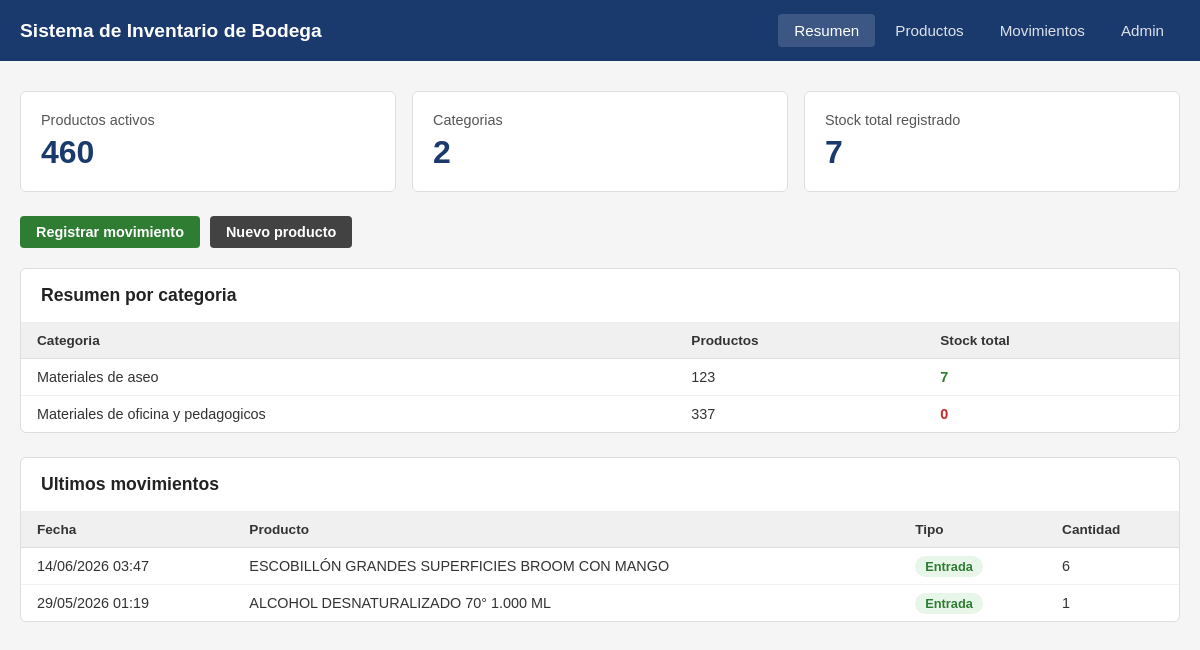
The app's page / (signed in) with its own data.
### gestion/models.py (models this page shows, shortened)
class CategoriaInsumo(models.Model):
    nombre = models.CharField(max_length=100, validators=[MinLengthValidator(2)])
    descripcion = models.TextField(blank=True)
    class Meta:
        verbose_name = 'Categoría'
        verbose_name_plural = 'Categorías'

class MovimientoInventario(models.Model):
    TIPO_CHOICES = [('ENTRADA', 'Entrada'), ('SALIDA', 'Salida')]
    producto = models.ForeignKey(ProductoBodega, on_delete=models.CASCADE)
    tipo = models.CharField(max_length=10, choices=TIPO_CHOICES)
    cantidad = models.PositiveIntegerField(validators=[MinValueValidator(1)])
    responsable = models.CharField(max_length=100, blank=True, default='')
    observacion = models.TextField(blank=True)
    fecha = models.DateTimeField(auto_now_add=True)
    class Meta:
        verbose_name = 'Movimiento'
        verbose_name_plural = 'Movimientos'
        ordering = ['-fecha']

class ProductoBodega(models.Model):
    codigo = models.CharField(max_length=30, unique=True)
    nombre = models.CharField(max_length=200, validators=[MinLengthValidator(2)])
    stock_actual = models.PositiveIntegerField(default=0, validators=[MinValueValidator(0)])
    categoria = models.ForeignKey(CategoriaInsumo, on_delete=models.SET_NULL, null=True)
    class Meta:
        verbose_name = 'Producto'
        verbose_name_plural = 'Productos'

### gestion/views.py (the view)
# urls.py: path('', views.resumen, name='resumen'),
@staff_member_required(login_url='/admin/login/')
def resumen(request):
    total_productos = ProductoBodega.objects.count()
    total_categorias = CategoriaInsumo.objects.count()
    stock_total = ProductoBodega.objects.aggregate(t=Sum('stock_actual'))['t'] or 0
    resumen_categorias = []
    for cat in CategoriaInsumo.objects.all():
        prods = ProductoBodega.objects.filter(categoria=cat)
        stock = prods.aggregate(t=Sum('stock_actual'))['t'] or 0
        resumen_categorias.append({
            'nombre': cat.nombre,
            'productos': prods.count(),
            'stock': stock,
        })
    ultimos_movimientos = MovimientoInventario.objects.select_related('producto').order_by('-fecha')[:10]
    return render(request, 'gestion/resumen.html', {
        'total_productos': total_productos,
        'total_categorias': total_categorias,
        'stock_total': stock_total,
        'resumen_categorias': resumen_categorias,
        'ultimos_movimientos': ultimos_movimientos,
    })

### templates/gestion/resumen.html (shortened to what this page needs)
{% extends "gestion/base.html" %}
{% block nav_resumen %}active{% endblock %}
{% block content %}
<div class="stats-row">
    <div class="stat-card">
        <div class="label">Productos activos</div>
        <div class="value">{{ total_productos }}</div>
    </div>
    <div class="stat-card">
        <div class="label">Categorias</div>
        <div class="value">{{ total_categorias }}</div>
    </div>
    <div class="stat-card">
        <div class="label">Stock total registrado</div>
        <div class="value">{{ stock_total }}</div>
    </div>
</div>
<div class="btn-row">
    <a href="/movimientos/nuevo/" class="btn btn-green">Registrar movimiento</a>
    <a href="/productos/nuevo/" class="btn btn-dark">Nuevo producto</a>
</div>
<div class="table-card">
    <h3>Resumen por categoria</h3>
    <table>
        <thead>
            <tr>
                <th>Categoria</th>
                <th>Productos</th>
                <th>Stock total</th>
            </tr>
        </thead>
        <tbody>
            {% for cat in resumen_categorias %}
            <tr>
                <td>{{ cat.nombre }}</td>
                <td>{{ cat.productos }}</td>
                <td>
                    {% if cat.stock > 0 %}
                        <span class="stock-ok">{{ cat.stock }}</span>
                    {% else %}
                        <span class="stock-zero">{{ cat.stock }}</span>
                    {% endif %}
                </td>
            </tr>
            {% endfor %}
        </tbody>
    </table>
</div>
<div class="table-card">
    <h3>Ultimos movimientos</h3>
    <table>
        <thead>
            <tr>
                <th>Fecha</th>
                <th>Producto</th>
                <th>Tipo</th>
                <th>Cantidad</th>
            </tr>
        </thead>
        <tbody>
            {% for m in ultimos_movimientos %}
            <tr>
                <td>{{ m.fecha|date:"d/m/Y H:i" }}</td>
                <td>{{ m.producto.nombre }}</td>
                <td>
                    {% if m.tipo == 'ENTRADA' %}
                        <span class="badge-entrada">Entrada</span>
                    {% else %}
                        <span class="badge-salida">Salida</span>
                    {% endif %}
                </td>
                <td>{{ m.cantidad }}</td>
            </tr>
            {% empty %}
            <tr><td colspan="4" style="text-align:center; color:#999; padding:20px">Sin movimientos registrados</td></tr>
            {% endfor %}
        </tbody>
    </table>
</div>
{% endblock %}

### templates/gestion/base.html (shortened to what this page needs)
<!DOCTYPE html>
<html lang="es">
<head>
</head>
<body>
<nav class="navbar">
    <div class="navbar-inner">
        <a href="/" class="navbar-brand">Sistema de Inventario de Bodega</a>
        <div class="navbar-nav">
            <a href="/" class="{% block nav_resumen %}{% endblock %}">Resumen</a>
            <a href="/productos/" class="{% block nav_productos %}{% endblock %}">Productos</a>
            <a href="/movimientos/" class="{% block nav_movimientos %}{% endblock %}">Movimientos</a>
            <a href="/admin/" class="">Admin</a>
        </div>
    </div>
</nav>
<div class="container">
    {% block content %}{% endblock %}
</div>
</body>
</html>

### templates/gestion/base.html (style rules this page uses)
* { box-sizing: border-box; margin: 0; padding: 0; }
body { font-family: Arial, sans-serif; background: #f5f5f5; color: #333; }
.navbar { background: #1a3a6e; padding: 0; }
.navbar-inner { max-width: 1200px; margin: 0 auto; display: flex; align-items: center; justify-content: space-between; padding: 14px 20px; }
.navbar-brand { color: #fff; font-size: 1.2rem; font-weight: bold; text-decoration: none; }
.navbar-nav { display: flex; gap: 4px; }
.navbar-nav a { color: rgba(255,255,255,0.85); text-decoration: none; padding: 8px 16px; border-radius: 4px; font-size: 0.95rem; transition: background 0.15s; }
.navbar-nav a:hover, .navbar-nav a.active { background: rgba(255,255,255,0.15); color: #fff; }
.container { max-width: 1200px; margin: 30px auto; padding: 0 20px; }
.stats-row { display: grid; grid-template-columns: repeat(3, 1fr); gap: 16px; margin-bottom: 24px; }
.stat-card { background: #fff; border: 1px solid #ddd; border-radius: 6px; padding: 20px; }
.stat-card .label { font-size: 0.9rem; color: #555; margin-bottom: 6px; }
.stat-card .value { font-size: 2rem; font-weight: bold; color: #1a3a6e; }
.btn { display: inline-block; padding: 8px 16px; border-radius: 4px; font-size: 0.9rem; font-weight: bold; text-decoration: none; border: none; cursor: pointer; transition: background 0.15s; }
.btn-green { background: #2e7d32; color: #fff; }
.btn-dark { background: #424242; color: #fff; }
.btn-row { display: flex; gap: 10px; margin-bottom: 20px; }
.table-card { background: #fff; border: 1px solid #ddd; border-radius: 6px; overflow: hidden; margin-bottom: 24px; }
.table-card h3 { padding: 16px 20px; font-size: 1.1rem; border-bottom: 1px solid #eee; color: #222; }
table { width: 100%; border-collapse: collapse; }
thead th { background: #f0f0f0; padding: 10px 16px; text-align: left; font-size: 0.85rem; font-weight: bold; color: #333; border-bottom: 1px solid #ddd; }
tbody td { padding: 10px 16px; border-bottom: 1px solid #f0f0f0; font-size: 0.9rem; }
tbody tr:last-child td { border-bottom: none; }
.stock-ok { color: #2e7d32; font-weight: bold; }
.stock-zero { color: #c62828; font-weight: bold; }
.badge-entrada { background: #e8f5e9; color: #2e7d32; padding: 3px 10px; border-radius: 12px; font-size: 0.8rem; font-weight: bold; }

### records on screen
CategoriaInsumo: nombre "Materiales de aseo"
CategoriaInsumo: nombre "Materiales de oficina y pedagogicos"
MovimientoInventario: fecha "14/06/2026 03:47", producto.nombre "ESCOBILLÓN GRANDES SUPERFICIES BROOM CON MANGO", tipo "Entrada", cantidad "6"
MovimientoInventario: fecha "29/05/2026 01:19", producto.nombre "ALCOHOL DESNATURALIZADO 70° 1.000 ML", tipo "Entrada", cantidad "1"

### other values on screen
{{ total_productos }} "460"
{{ total_categorias }} "2"
{{ stock_total }} "7"
{{ cat.productos }} "123" "337"
{{ cat.stock }} "7"
{{ cat.stock }} "0"
